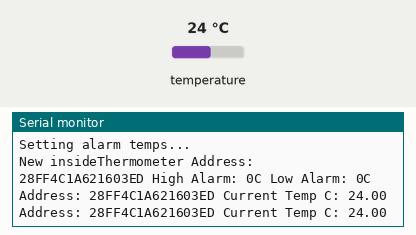
This sketch was run on a simulated Arduino Uno, built with avr-gcc and run on an emulated ATmega328P. On the bench: the last lines printed to the serial monitor. The test bench sets the inputs (shaded band); at power-on: temperature 24 °C.

Above: at 3.3 s.
3.4 s: temperature set to 12 °C
At 5.0 s:
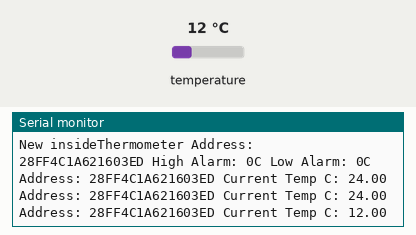
5.9 s: temperature set to 19 °C
At 7.5 s:
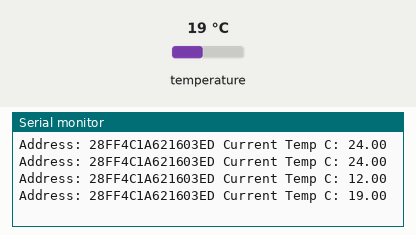
Timing chart, 0 to 9.0 s (numbered marks = the images above; inputs shaded):
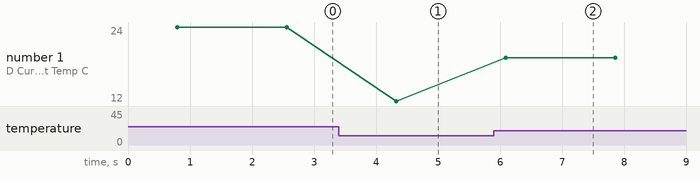

Measured:
- after the input at 3.4 s, the serial monitor: prints a new line after 0.92 s (image 1)
- after the input at 5.9 s, the serial monitor: prints a new line after 0.19 s (image 2)
- plotted number 1: 24 → 12 after the input at 3.4 s, 12 → 19 after the input at 5.9 s

The sketch:

lib_ex_DallasTemperature_AlarmHandler_2.ino
```cpp
#include <OneWire.h>
#include <DallasTemperature.h>

// Data wire is plugged into port 2 on the Arduino
#define ONE_WIRE_BUS 2

// Setup a oneWire instance to communicate with any OneWire devices (not just Maxim/Dallas temperature ICs)
OneWire oneWire(ONE_WIRE_BUS);

// Pass our oneWire reference to Dallas Temperature.
DallasTemperature sensors(&oneWire);

// arrays to hold device addresses
DeviceAddress insideThermometer, outsideThermometer;

// function that will be called when an alarm condition exists during DallasTemperatures::processAlarms();
void newAlarmHandler(uint8_t* deviceAddress)
{
  Serial.println("Alarm Handler Start");
  printAlarmInfo(deviceAddress);
  printTemp(deviceAddress);
  Serial.println();
  Serial.println("Alarm Handler Finish");
}

void printCurrentTemp(DeviceAddress deviceAddress)
{
  printAddress(deviceAddress);
  printTemp(deviceAddress);
  Serial.println();
}

void printAddress(DeviceAddress deviceAddress)
{
  Serial.print("Address: ");
  for (uint8_t i = 0; i < 8; i++)
  {
    if (deviceAddress[i] < 16) Serial.print("0");
    Serial.print(deviceAddress[i], HEX);
  }
  Serial.print(" ");
}

void printTemp(DeviceAddress deviceAddress)
{
  float tempC = sensors.getTempC(deviceAddress);
  if (tempC != DEVICE_DISCONNECTED_C)
  {
    Serial.print("Current Temp C: ");
    Serial.print(tempC);
  }
  else Serial.print("DEVICE DISCONNECTED");
  Serial.print(" ");
}

void printAlarmInfo(DeviceAddress deviceAddress)
{
  char temp;
  printAddress(deviceAddress);
  temp = sensors.getHighAlarmTemp(deviceAddress);
  Serial.print("High Alarm: ");
  Serial.print(temp, DEC);
  Serial.print("C");
  Serial.print(" Low Alarm: ");
  temp = sensors.getLowAlarmTemp(deviceAddress);
  Serial.print(temp, DEC);
  Serial.print("C");
  Serial.println(" ");
}

void setup(void)
{
  // start serial port
  Serial.begin(115200);
  Serial.println("Dallas Temperature IC Control Library Demo");

  // Start up the library
  sensors.begin();

  // locate devices on the bus
  Serial.print("Found ");
  Serial.print(sensors.getDeviceCount(), DEC);
  Serial.println(" devices.");

  // search for devices on the bus and assign based on an index
  if (!sensors.getAddress(insideThermometer, 0)) Serial.println("Unable to find address for Device 0");
  //if (!sensors.getAddress(outsideThermometer, 1)) Serial.println("Unable to find address for Device 1");

  Serial.print("Device insideThermometer ");
  printAlarmInfo(insideThermometer);
  Serial.println();

  //Serial.print("Device outsideThermometer ");
  //printAlarmInfo(outsideThermometer);
  //Serial.println();

  // set alarm ranges
  Serial.println("Setting alarm temps...");
  sensors.setHighAlarmTemp(insideThermometer, 26);
  sensors.setLowAlarmTemp(insideThermometer, 22);
  //sensors.setHighAlarmTemp(outsideThermometer, 25);
  //sensors.setLowAlarmTemp(outsideThermometer, 21);

  Serial.print("New insideThermometer ");
  printAlarmInfo(insideThermometer);
  Serial.println();

  //Serial.print("New outsideThermometer ");
  //printAlarmInfo(outsideThermometer);
  //Serial.println();

  // attach alarm handler
  // void setAlarmHandler(const AlarmHandler *);
  //sensors.setAlarmHandler(&newAlarmHandler);

}

void loop(void)
{
  // ask the devices to measure the temperature
  sensors.requestTemperatures();

  // if an alarm condition exists as a result of the most recent
  // requestTemperatures() request, it exists until the next time
  // requestTemperatures() is called AND there isn't an alarm condition
  // on the device
  if (sensors.hasAlarm())
  {
    //Serial.println("Oh noes!  There is at least one alarm on the bus.");
    printAlarmInfo(insideThermometer);
  }

  // call alarm handler function defined by sensors.setAlarmHandler
  // for each device reporting an alarm
  sensors.processAlarms();

  if (!sensors.hasAlarm())
  {
    // just print out the current temperature
    printCurrentTemp(insideThermometer);
    //printCurrentTemp(outsideThermometer);
  }

  delay(1000);
}
```
